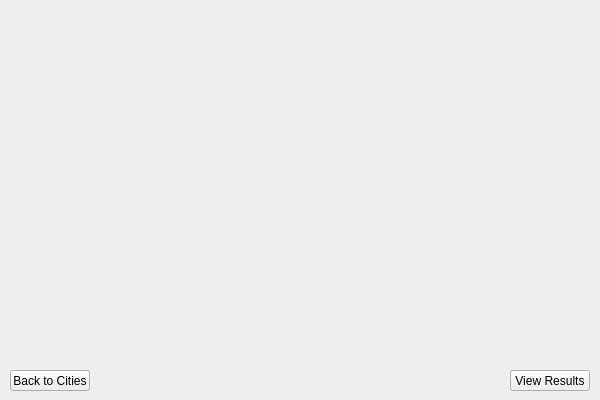
<?xml version="1.0" encoding="UTF-8"?>
<ui version="4.0">
 <class>FoodSelectWindow</class>
 <widget class="QWidget" name="FoodSelectWindow">
  <property name="geometry">
   <rect>
    <x>0</x>
    <y>0</y>
    <width>600</width>
    <height>400</height>
   </rect>
  </property>
  <property name="windowTitle">
   <string>Form</string>
  </property>
  <widget class="QPushButton" name="moveToCitySelect">
   <property name="geometry">
    <rect>
     <x>10</x>
     <y>370</y>
     <width>80</width>
     <height>21</height>
    </rect>
   </property>
   <property name="text">
    <string>Back to Cities</string>
   </property>
  </widget>
  <widget class="QPushButton" name="moveToResults">
   <property name="geometry">
    <rect>
     <x>510</x>
     <y>370</y>
     <width>80</width>
     <height>21</height>
    </rect>
   </property>
   <property name="text">
    <string>View Results</string>
   </property>
  </widget>
 </widget>
 <resources/>
 <connections/>
</ui>
